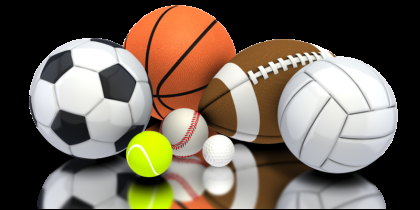
#> input picture cv lab week 6/circles.png, 420 x 210 px
$ python 'CV Lab Week 6 - 3 Hough transformation - circles.py'
#> lines starting #> are read from the running program, lines starting #| are printed output that depends on the picture
import cv2
import numpy as np

# img = cv2.imread('OpenCV_Logo.png', 0)
img = cv2.imread('circles.png', 0)
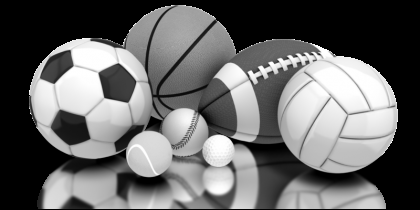
#> img: shape (210, 420); min 0, max 255, mean 102.5
img = cv2.medianBlur(img, 5)
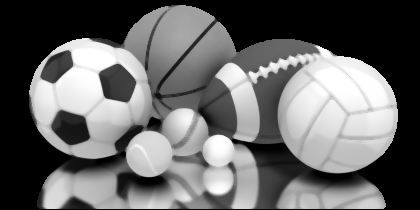
#> img: shape (210, 420); min 0, max 255, mean 103.1
cimg = cv2.cvtColor(img, cv2.COLOR_GRAY2BGR)

circles = cv2.HoughCircles(img, cv2.HOUGH_GRADIENT, 1, 20, param1=50, param2=30, minRadius=0, maxRadius=0)
#> circles = 68 rows, first 8: [337.5, 114.5, 58.9], [284.5, 124.5, 85.7], [250.5, 114.5, 93.7], [90.5, 96.5, 61.8], [271.5, 108.5, 73.4], [149.5, 153.5, 23], [304.5, 113.5, 59.2], [178.5, 69.5, 64]

circles = np.uint16(np.around(circles))
#> circles = 68 rows, first 8: [338, 114, 59], [284, 124, 86], [250, 114, 94], [90, 96, 62], [272, 108, 73], [150, 154, 23], [304, 114, 59], [178, 70, 64]
for i in circles[0, :]:
    # draw the outer circle
    cv2.circle(cimg, (i[0], i[1]), i[2], (0, 255, 0), 2)
    # draw the center of the circle
    cv2.circle(cimg, (i[0], i[1]), 2, (0, 0, 255), 3)
#> this loop made 68 passes
#> i on passes 1 to 12: [338, 114, 59], [284, 124, 86], [250, 114, 94], [90, 96, 62], [272, 108, 73], [150, 154, 23], [304, 114, 59], [178, 70, 64], [186, 122, 53], [266, 82, 61], [288, 4, 162], [328, 132, 70]
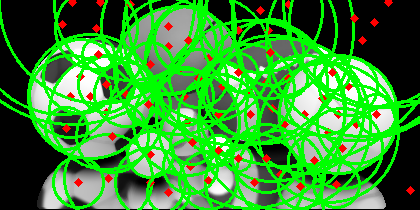
#> cimg: shape (210, 420, 3); mean B, G, R 49.7, 147.1, 56.1

cv2.imshow('detected circles', cimg)
cv2.waitKey(0)
cv2.destroyAllWindows()
